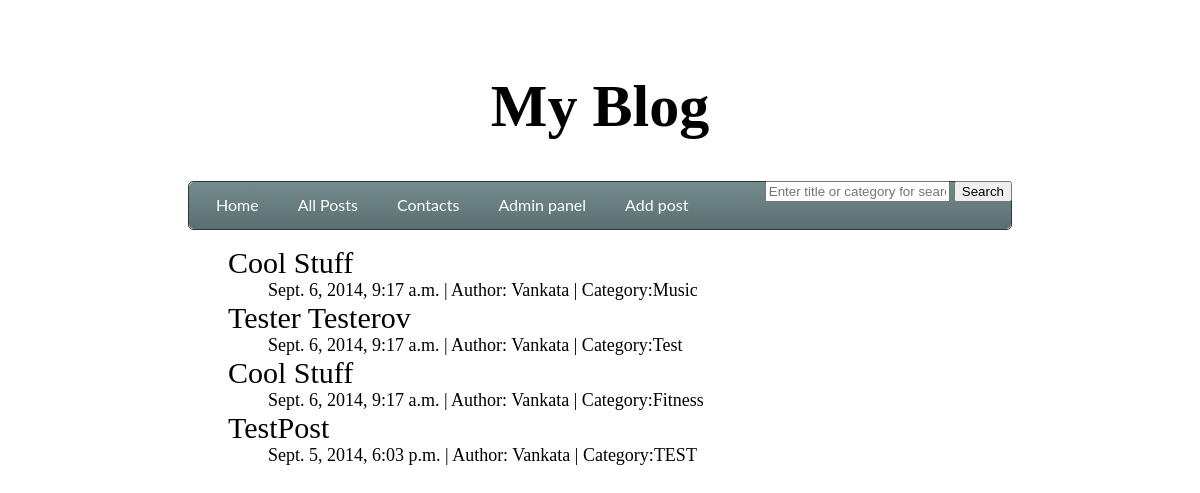
Screenshot of /blog/publications/ (signed in) with the database file from the repository.
### blog/models.py (models this page shows, shortened)
class Post(models.Model):
    title = models.CharField(max_length=100)
    body_text = models.TextField()
    author = models.CharField(max_length=100, default='Vankata')
    category = models.CharField(max_length=50, default='')
    pub_date = models.DateTimeField(auto_now_add=True)

### blog/views.py (the view)
def publications(request):
    posts = Post.objects.all().order_by('-pub_date')
    return render(request, 'blog/publications.html', {'posts': posts,
                                                      'user': request.user})

### blog/templates/blog/publications.html
{% extends 'blog/base.html' %}
{% block content %}
    <div class="main">
       <ul>
        {% for post in posts %}
           <div class="one_post">
            <div class="title">
                <a href="{% url 'blog:post' post.id %}">{{ post.title }}</a>
            </div>
            <ul>
                <div class="information">{{ post.pub_date }} | Author: {{post.author}}{% if post.category %} | Category:{{ post.category }} {% endif %}</div>
            </ul>
               </div>
        {% endfor %}
    </ul>
    </div>
{% endblock %}

### blog/static/blog/style.css (style rules this page uses)
body { padding-left:15%; padding-right:15%; padding-top:2%; font-family: 'Times New Roman', Times, serif; }
a { text-decoration:none; }
.main a:link { color: #000000; }
.title { font-size:30px; text-align:left; }
.one_post { display:inline; }
.information { font-size:18px; }
.main { text-decoration:none; list-style-type:none; }

### rows the page displays
Post: title "Cool Stuff", pub_date "Sept. 6, 2014, 9:17 a.m.", author "Vankata", category "Music"
Post: title "Tester Testerov", pub_date "Sept. 6, 2014, 9:17 a.m.", author "Vankata", category "Test"
Post: title "Cool Stuff", pub_date "Sept. 6, 2014, 9:17 a.m.", author "Vankata", category "Fitness"
Post: title "TestPost", pub_date "Sept. 5, 2014, 6:03 p.m.", author "Vankata", category "TEST"
